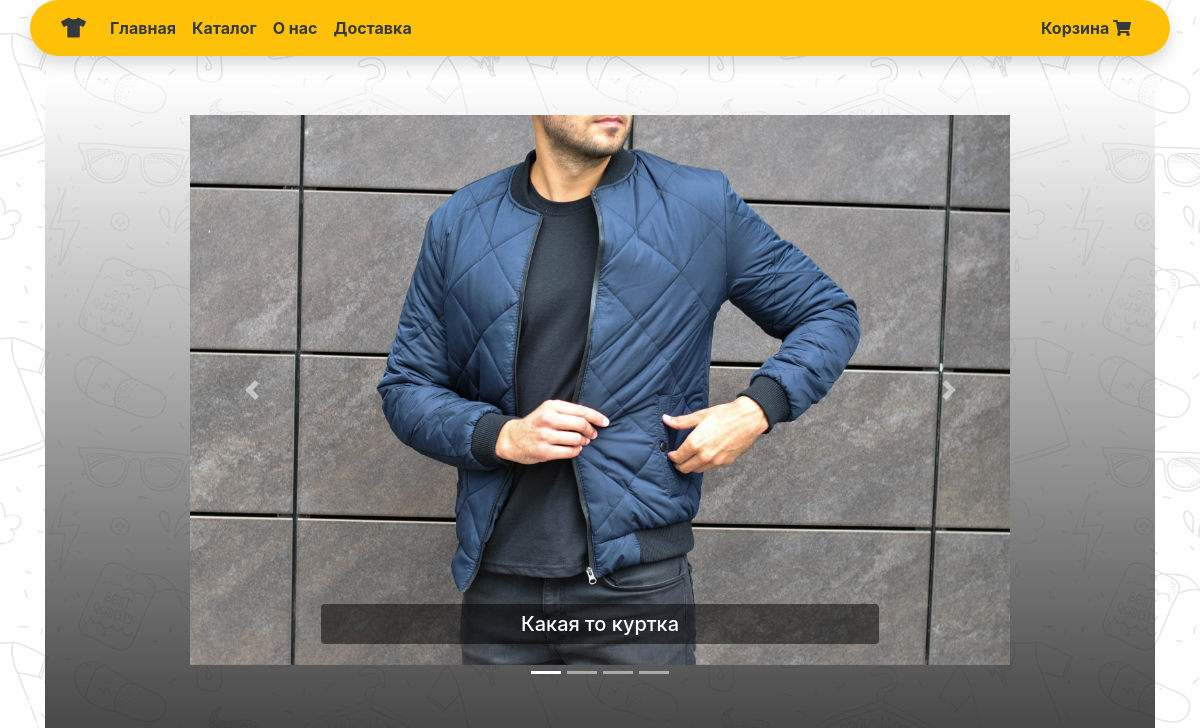
Screenshot of /clothes/5/ with the database file from the repository.
### MainShopApp/models.py (models this page shows, shortened)
class ItemImg(models.Model):
    img = models.ImageField(upload_to='item_images')
    item = models.ForeignKey(Item, on_delete=models.CASCADE, related_name="imgs")

class Item(models.Model):
    name = models.CharField(max_length=50, blank=False)
    desc = models.TextField(max_length=200, blank=False)
    price = models.FloatField(blank=False)
    sizes = models.CharField(blank=True, null=True, max_length=200)
    aviable = models.CharField(max_length=50, default='Нет на складе', choices=(('В наличии',"В наличии"), ("Нет на складе","Нет на складе")))

### MainShopApp/views.py (the view)
# urls.py: path('clothes/<int:pk>/', views.item_look, name="item_look"),
def item_look(request, pk):
    item = Item.objects.get(id=pk)
    return render(request, 'clothes/item_look.html', {'item': item})

### MainShopApp/templates/clothes/item_look.html (shortened to what this page needs)
{% extends 'wrapper/wrapper.html' %}
{% block content %}
<div class="container d-flex justify-content-center  h-100 grad ">
    <div id="carousel" class="carousel slide car-img" data-ride="carousel">
        <ol class="carousel-indicators">
            {% for i in item.imgs.all %}
            <li data-target="#carousel" data-slide-to="{{ i.id }}" class="carus"></li>
            {% endfor %}
        </ol>
        <div class="carousel-inner d-flex align-items-center h-100 ">
            {% for i in item.imgs.all %}
            <div class="carousel-item  ">
                <img class="d-block img-fluid p-auto m-auto car-img " src="{{i.img.url}}" alt="Первый слайд">
            </div>
            {% endfor %}
        </div>
        <div class="carousel-caption m-2 d-block ">
                <h5 class="backgr rounded p-2 text-white"> {{item.desc}}</h5>
            </div>
        <a class="carousel-control-prev" href="#carousel" role="button" data-slide="prev">
            <span class="carousel-control-prev-icon" aria-hidden="true"></span>
        </a>
        <a class="carousel-control-next" href="#carousel" role="button" data-slide="next">
            <span class="carousel-control-next-icon" aria-hidden="true"></span>
        </a>
    </div>
</div>
{% load static %}
{% endblock %}

### MainShopApp/static/css/style.css (style rules this page uses)
* { margin: 0; padding: 0; }
html, body { height: 100%; min-width: 300px; }
body { background: linear-gradient( rgba(255, 255, 255, 0.9), rgba(255, 255, 255, 0.9) ),url('../img/back.jpg'); background-attachment: fixed; }
.car-img { height: auto; width: 100%; max-width: 820px; max-height: 620px; object-fit: scale-down; }
.grad { background: linear-gradient( rgba(255, 255, 255, 0.5), rgba(0, 0, 0, 0.8) ) }
.backgr { background: linear-gradient( rgba(0, 0, 0, 0.5), rgba(0, 0, 0, 0.5) ) }

### rows the page displays
ItemImg: img (picture)
Item: desc "Какая то куртка"
